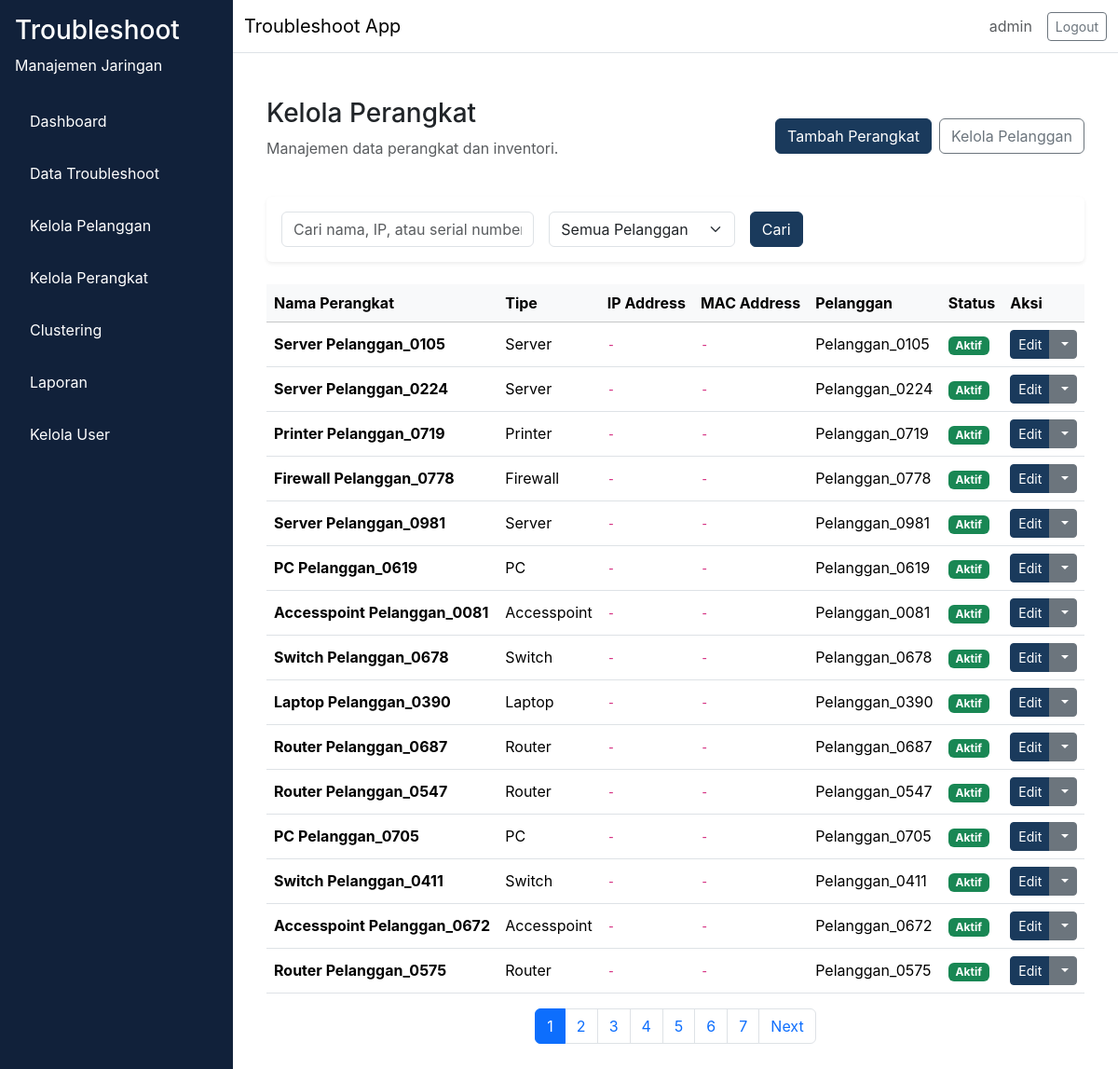
Page /pelanggan/perangkat (signed in) on the committed database.
### app/models/user.py (models this page shows, shortened)
class User(db.Model, UserMixin):
    __tablename__ = "user"
    id = db.Column(db.Integer, primary_key=True)
    username = db.Column(db.String(64), unique=True, nullable=False)
    email = db.Column(db.String(120), unique=True, nullable=False)
    password_hash = db.Column(db.String(256), nullable=False)
    role = db.Column(db.Enum(RoleEnum), nullable=False, default=RoleEnum.teknisi)
    created_at = db.Column(db.DateTime, server_default=db.func.now(), nullable=False)
    is_active = db.Column(db.Boolean, default=True, nullable=False)

### app/models/perangkat.py (models this page shows, shortened)
class Perangkat(db.Model):
    __tablename__ = "perangkat"
    id = db.Column(db.Integer, primary_key=True)
    nama = db.Column(db.String(150), nullable=False)
    ip_address = db.Column(db.String(50), nullable=True)
    mac_address = db.Column(db.String(50), nullable=True)
    location_code = db.Column(db.String(50), nullable=True)
    tipe = db.Column(db.String(100), nullable=False)  # PC, Laptop, Printer, Server, etc
    serial_number = db.Column(db.String(100), nullable=True)
    status = db.Column(db.String(50), nullable=False, default="Aktif")  # Aktif, Nonaktif, Service
    keterangan = db.Column(db.Text, nullable=True)
    pelanggan_id = db.Column(db.Integer, db.ForeignKey("pelanggan.id"), nullable=False)
    created_at = db.Column(db.DateTime, server_default=db.func.now(), nullable=False)
    updated_at = db.Column(db.DateTime, server_default=db.func.now(), onupdate=db.func.now(), nullable=False)
    troubleshoots = db.relationship("Troubleshoot", backref="perangkat_ref", lazy="dynamic")

### app/models/pelanggan.py (models this page shows, shortened)
class Pelanggan(db.Model):
    __tablename__ = "pelanggan"
    id = db.Column(db.Integer, primary_key=True)
    nama = db.Column(db.String(150), nullable=False, unique=True)
    kontak = db.Column(db.String(20), nullable=False)
    email = db.Column(db.String(120), nullable=True)
    lokasi = db.Column(db.String(255), nullable=False)
    departemen = db.Column(db.String(100), nullable=True)
    alamat = db.Column(db.Text, nullable=True)
    created_at = db.Column(db.DateTime, server_default=db.func.now(), nullable=False)
    updated_at = db.Column(db.DateTime, server_default=db.func.now(), onupdate=db.func.now(), nullable=False)
    perangkats = db.relationship("Perangkat", backref="pelanggan", lazy="dynamic", cascade="all, delete-orphan")
    troubleshoots = db.relationship("Troubleshoot", backref="pelanggan_ref", lazy="dynamic", cascade="all, delete-orphan")

### app/routes/pelanggan.py (the view)
@pelanggan_bp.route("/perangkat")
def perangkat_index():
    page = request.args.get("page", 1, type=int)
    search = request.args.get("search", "", type=str).strip()
    pelanggan_filter = request.args.get("pelanggan", "", type=str)
    query = Perangkat.query
    if search:
        query = query.filter(
            Perangkat.nama.ilike(f"%{search}%") |
            Perangkat.ip_address.ilike(f"%{search}%") |
            Perangkat.serial_number.ilike(f"%{search}%")
        )
    if pelanggan_filter:
        query = query.filter_by(pelanggan_id=pelanggan_filter)
    pagination = query.order_by(Perangkat.created_at.desc()).paginate(page=page, per_page=15)
    pelanggan_list = Pelanggan.query.all()
    return render_template(
        "pelanggan/perangkat_index.html",
        pagination=pagination,
        search=search,
        pelanggan_filter=pelanggan_filter,
        pelanggan_list=pelanggan_list,
    )

### app/__init__.py (called while the page is built)
def load_user(user_id):
    return User.query.get(int(user_id))

### app/routes/pelanggan.py (called while the page is built)
@pelanggan_bp.before_request
@login_required
def check_admin_manajer():
    if current_user.role.value not in ["admin", "manajer"]:
        flash("Anda tidak memiliki akses ke halaman ini.", "danger")
        return redirect(url_for("troubleshoot.index"))

### app/templates/pelanggan/perangkat_index.html (shortened to what this page needs)
{% extends "base.html" %}
{% block content %}
<div class="container-fluid">
  <div class="d-flex flex-column flex-md-row align-items-md-center justify-content-between mb-4 gap-3">
    <div>
      <h1 class="h3">Kelola Perangkat</h1>
      <p class="text-muted">Manajemen data perangkat dan inventori.</p>
    </div>
    <div class="d-flex gap-2">
      <a href="{{ url_for('pelanggan.perangkat_tambah') }}" class="btn btn-primary">Tambah Perangkat</a>
      <a href="{{ url_for('pelanggan.index') }}" class="btn btn-outline-secondary">Kelola Pelanggan</a>
    </div>
  </div>
  <div class="card shadow-sm p-3 mb-4">
    <form method="GET" class="row g-3 align-items-center">
      <div class="col-md-4">
        <input type="text" name="search" class="form-control" placeholder="Cari nama, IP, atau serial number" value="{{ search }}">
      </div>
      <div class="col-md-3">
        <select class="form-select" name="pelanggan">
          <option value="">Semua Pelanggan</option>
        </select>
      </div>
      <div class="col-md-auto">
        <button type="submit" class="btn btn-primary">Cari</button>
      </div>
    </form>
  </div>
  <div class="table-responsive">
    <table class="table table-hover align-middle">
      <thead class="table-light">
        <tr>
          <th>Nama Perangkat</th>
          <th>Tipe</th>
          <th>IP Address</th>
          <th>MAC Address</th>
          <th>Pelanggan</th>
          <th>Status</th>
          <th>Aksi</th>
        </tr>
      </thead>
      <tbody>
        {% if pagination.items %}
          {% for item in pagination.items %}
          <tr>
            <td><strong>{{ item.nama }}</strong></td>
            <td>{{ item.tipe }}</td>
            <td><code>{{ item.ip_address or '-' }}</code></td>
            <td><code>{{ item.mac_address or '-' }}</code></td>
            <td>{{ item.pelanggan.nama }}</td>
            <td>
              <span class="badge bg-{% if item.status == 'Aktif' %}success{% elif item.status == 'Nonaktif' %}danger{% else %}warning{% endif %}">
                {{ item.status }}
              </span>
            </td>
            <td>
              <div class="btn-group" role="group">
                <a href="{{ url_for('pelanggan.perangkat_edit', id=item.id) }}" class="btn btn-sm btn-primary" data-bs-toggle="tooltip" data-bs-placement="top" title="Edit Data">
                   Edit
                </a>
                <div class="btn-group" role="group">
                  <button type="button" class="btn btn-sm btn-secondary dropdown-toggle" data-bs-toggle="dropdown" aria-expanded="false">
                  </button>
                </div>
              </div>
            </td>
          </tr>
          {% endfor %}
        {% else %}
          <tr>
            <td colspan="7" class="text-center text-muted py-4">Tidak ada data perangkat.</td>
          </tr>
        {% endif %}
      </tbody>
    </table>
  </div>
  {% if pagination.pages > 1 %}
  <nav aria-label="Page navigation">
    <ul class="pagination justify-content-center">
      {% for page_num in pagination.iter_pages() %}
        {% if page_num %}
          {% if page_num == pagination.page %}
          <li class="page-item active"><span class="page-link">{{ page_num }}</span></li>
          {% else %}
          <li class="page-item"><a class="page-link" href="{{ url_for('pelanggan.perangkat_index', page=page_num, search=search, pelanggan=pelanggan_filter) }}">{{ page_num }}</a></li>
          {% endif %}
        {% endif %}
      {% endfor %}
      {% if pagination.has_next %}
      <li class="page-item">
        <a class="page-link" href="{{ url_for('pelanggan.perangkat_index', page=pagination.next_num, search=search, pelanggan=pelanggan_filter) }}">Next</a>
      </li>
      {% endif %}
    </ul>
  </nav>
  {% endif %}
</div>
{% endblock %}

### app/templates/base.html (shortened to what this page needs)
<!doctype html>
<html lang="en">
  <head>
    <link href="https://cdn.jsdelivr.net/npm/bootstrap@5.3.2/dist/css/bootstrap.min.css" rel="stylesheet">
    <link rel="stylesheet" href="{{ url_for('static', filename='css/style.css') }}">
  </head>
  <body>
    <div class="d-flex min-vh-100 bg-light">
      {% if current_user.is_authenticated %}
      <nav class="sidebar p-3">
        <div class="sidebar-header mb-4 text-white">
          <h3>Troubleshoot</h3>
          <p>Manajemen Jaringan</p>
        </div>
        <ul class="nav flex-column">
          <li class="nav-item mb-2">
            <a class="nav-link text-white" href="{{ url_for('dashboard.index') }}">Dashboard</a>
          </li>
          {% if current_user.role.value == 'teknisi' %}
            <li class="nav-item mb-2">
              <a class="nav-link text-white" href="{{ url_for('troubleshoot.my_tasks') }}">Task Saya</a>
            </li>
          {% else %}
            <li class="nav-item mb-2">
              <a class="nav-link text-white" href="{{ url_for('troubleshoot.index') }}">Data Troubleshoot</a>
            </li>
            <li class="nav-item mb-2">
              <a class="nav-link text-white" href="{{ url_for('pelanggan.index') }}">Kelola Pelanggan</a>
            </li>
            <li class="nav-item mb-2">
              <a class="nav-link text-white" href="{{ url_for('pelanggan.perangkat_index') }}">Kelola Perangkat</a>
            </li>
            {% if current_user.role.value in ['admin', 'manajer'] %}
            <li class="nav-item mb-2">
              <a class="nav-link text-white" href="{{ url_for('clustering.index') }}">Clustering</a>
            </li>
            {% endif %}
            <li class="nav-item mb-2">
              <a class="nav-link text-white" href="{{ url_for('laporan.index') }}">Laporan</a>
            </li>
          {% endif %}
          {% if current_user.role.value == 'admin' %}
          <li class="nav-item mb-2">
            <a class="nav-link text-white" href="{{ url_for('admin.users') }}">Kelola User</a>
          </li>
          {% endif %}
        </ul>
      </nav>
      {% endif %}
      <div class="flex-grow-1 d-flex flex-column">
        <nav class="navbar navbar-expand-lg navbar-light bg-white border-bottom">
          <div class="container-fluid">
            <div class="navbar-brand mb-0">Troubleshoot App</div>
            <div class="d-flex align-items-center gap-3">
              {% if current_user.is_authenticated %}
              <span class="text-muted">{{ current_user.username }}</span>
              <a class="btn btn-outline-secondary btn-sm" href="{{ url_for('auth.logout') }}">Logout</a>
              {% endif %}
            </div>
          </div>
        </nav>
        <main class="flex-grow-1 p-4 bg-white">
          {% block content %}
          {% endblock %}
        </main>
      </div>
    </div>
  </body>
</html>

### app/static/css/style.css (style rules this page uses)
:root { --primary-color: #1a3a5c; --sidebar-bg: #11213a; --content-bg: #f8f9fa; }
body { margin: 0; font-family: Inter, system-ui, -apple-system, BlinkMacSystemFont, "Segoe UI", sans-serif; background-color: var(--content-bg); }
.sidebar { width: 250px; min-height: 100vh; background-color: var(--sidebar-bg); color: #ffffff; }
.sidebar-header h3, .sidebar-header p, .sidebar .nav-link { color: #ffffff; }
.sidebar .nav-link { padding: 0.75rem 1rem; border-radius: 0.5rem; }
main { background-color: #ffffff; }
.card { border: none; }
.btn-primary { background-color: var(--primary-color); border-color: var(--primary-color); }

### rows in the picture
User: username "admin"
Perangkat: nama "Server Pelanggan_0105", tipe "Server", ip_address "-", mac_address "-", pelanggan.nama "Pelanggan_0105", status "Aktif"
Perangkat: nama "Server Pelanggan_0224", tipe "Server", ip_address "-", mac_address "-", pelanggan.nama "Pelanggan_0224", status "Aktif"
Perangkat: nama "Printer Pelanggan_0719", tipe "Printer", ip_address "-", mac_address "-", pelanggan.nama "Pelanggan_0719", status "Aktif"
Perangkat: nama "Firewall Pelanggan_0778", tipe "Firewall", ip_address "-", mac_address "-", pelanggan.nama "Pelanggan_0778", status "Aktif"
Perangkat: nama "Server Pelanggan_0981", tipe "Server", ip_address "-", mac_address "-", pelanggan.nama "Pelanggan_0981", status "Aktif"
Perangkat: nama "PC Pelanggan_0619", tipe "PC", ip_address "-", mac_address "-", pelanggan.nama "Pelanggan_0619", status "Aktif"
Perangkat: nama "Accesspoint Pelanggan_0081", tipe "Accesspoint", ip_address "-", mac_address "-", pelanggan.nama "Pelanggan_0081", status "Aktif"
Perangkat: nama "Switch Pelanggan_0678", tipe "Switch", ip_address "-", mac_address "-", pelanggan.nama "Pelanggan_0678", status "Aktif"
Perangkat: nama "Laptop Pelanggan_0390", tipe "Laptop", ip_address "-", mac_address "-", pelanggan.nama "Pelanggan_0390", status "Aktif"
Perangkat: nama "Router Pelanggan_0687", tipe "Router", ip_address "-", mac_address "-", pelanggan.nama "Pelanggan_0687", status "Aktif"
Perangkat: nama "Router Pelanggan_0547", tipe "Router", ip_address "-", mac_address "-", pelanggan.nama "Pelanggan_0547", status "Aktif"
Perangkat: nama "PC Pelanggan_0705", tipe "PC", ip_address "-", mac_address "-", pelanggan.nama "Pelanggan_0705", status "Aktif"
Perangkat: nama "Switch Pelanggan_0411", tipe "Switch", ip_address "-", mac_address "-", pelanggan.nama "Pelanggan_0411", status "Aktif"
Perangkat: nama "Accesspoint Pelanggan_0672", tipe "Accesspoint", ip_address "-", mac_address "-", pelanggan.nama "Pelanggan_0672", status "Aktif"
Perangkat: nama "Router Pelanggan_0575", tipe "Router", ip_address "-", mac_address "-", pelanggan.nama "Pelanggan_0575", status "Aktif"

### other values in the picture
{{ page_num }} "1"
{{ page_num }} "2" "3" "4" "5" "6" "7"
